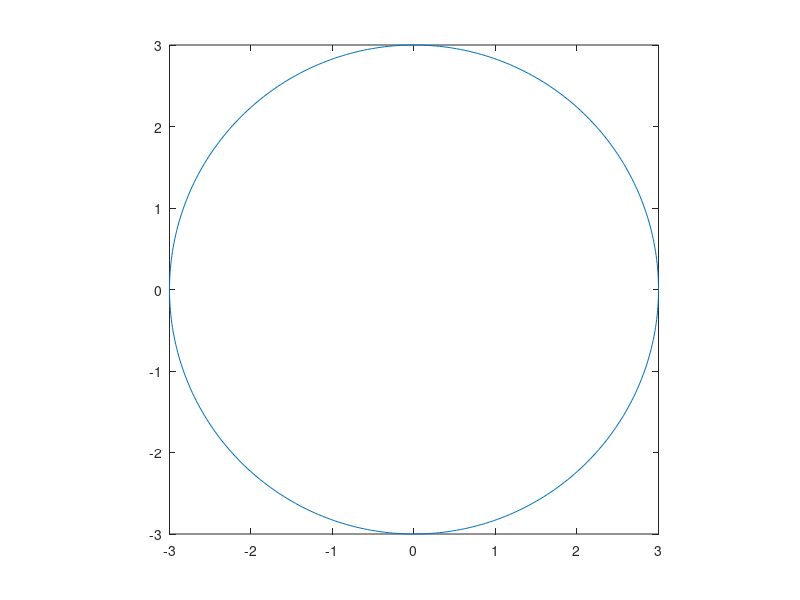

Write the MATLAB code that produced this figure.
%Este programa de prueba dibuja un circulo de radio = 3
clc;clear;
t=0:pi/180:2*pi;
r=3;
x=r*cos(t); %Ecuacion parametrica de un circulo
y=r*sin(t);
plot(x,y) %Dibuja un circulo de radio = 3
axis([-3,3,-3,3])
axis square


